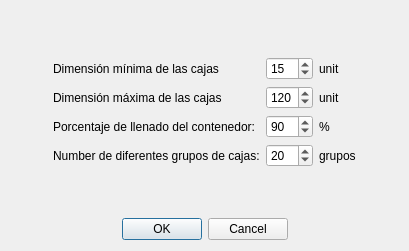
<?xml version="1.0" encoding="UTF-8"?>
<ui version="4.0">
 <class>DialogGenerateProblem</class>
 <widget class="QDialog" name="DialogGenerateProblem">
  <property name="geometry">
   <rect>
    <x>0</x>
    <y>0</y>
    <width>409</width>
    <height>251</height>
   </rect>
  </property>
  <property name="windowTitle">
   <string>Generar problema</string>
  </property>
  <layout class="QGridLayout" name="gridLayout_2">
   <item row="0" column="1">
    <spacer name="verticalSpacer_2">
     <property name="orientation">
      <enum>Qt::Vertical</enum>
     </property>
     <property name="sizeHint" stdset="0">
      <size>
       <width>20</width>
       <height>27</height>
      </size>
     </property>
    </spacer>
   </item>
   <item row="1" column="0">
    <spacer name="horizontalSpacer">
     <property name="orientation">
      <enum>Qt::Horizontal</enum>
     </property>
     <property name="sizeHint" stdset="0">
      <size>
       <width>24</width>
       <height>20</height>
      </size>
     </property>
    </spacer>
   </item>
   <item row="1" column="1">
    <layout class="QGridLayout" name="gridLayout">
     <item row="2" column="0">
      <widget class="QLabel" name="label_3">
       <property name="text">
        <string>Porcentaje de llenado del contenedor:</string>
       </property>
      </widget>
     </item>
     <item row="3" column="1">
      <widget class="QSpinBox" name="spinBoxDifferentTypes">
       <property name="value">
        <number>20</number>
       </property>
      </widget>
     </item>
     <item row="2" column="1">
      <widget class="QSpinBox" name="spinBoxFillPercentage">
       <property name="maximum">
        <number>100</number>
       </property>
       <property name="value">
        <number>90</number>
       </property>
      </widget>
     </item>
     <item row="1" column="0">
      <widget class="QLabel" name="label_2">
       <property name="text">
        <string>Dimensión máxima de las cajas</string>
       </property>
      </widget>
     </item>
     <item row="1" column="1">
      <widget class="QSpinBox" name="spinBoxMaximumDimension">
       <property name="maximum">
        <number>200</number>
       </property>
       <property name="value">
        <number>120</number>
       </property>
      </widget>
     </item>
     <item row="3" column="0">
      <widget class="QLabel" name="label_4">
       <property name="text">
        <string>Number de diferentes grupos de cajas:</string>
       </property>
      </widget>
     </item>
     <item row="0" column="1">
      <widget class="QSpinBox" name="spinBoxMinimumDimension">
       <property name="maximum">
        <number>200</number>
       </property>
       <property name="value">
        <number>15</number>
       </property>
      </widget>
     </item>
     <item row="0" column="0">
      <widget class="QLabel" name="label">
       <property name="text">
        <string>Dimensión mínima de las cajas</string>
       </property>
      </widget>
     </item>
     <item row="0" column="2">
      <widget class="QLabel" name="labelUnit1">
       <property name="text">
        <string>unit</string>
       </property>
      </widget>
     </item>
     <item row="1" column="2">
      <widget class="QLabel" name="labelUnit2">
       <property name="text">
        <string>unit</string>
       </property>
      </widget>
     </item>
     <item row="2" column="2">
      <widget class="QLabel" name="labelUnit3">
       <property name="text">
        <string>%</string>
       </property>
      </widget>
     </item>
     <item row="3" column="2">
      <widget class="QLabel" name="labelUnit4">
       <property name="text">
        <string>grupos</string>
       </property>
      </widget>
     </item>
    </layout>
   </item>
   <item row="1" column="2">
    <spacer name="horizontalSpacer_2">
     <property name="orientation">
      <enum>Qt::Horizontal</enum>
     </property>
     <property name="sizeHint" stdset="0">
      <size>
       <width>25</width>
       <height>20</height>
      </size>
     </property>
    </spacer>
   </item>
   <item row="2" column="1">
    <spacer name="verticalSpacer">
     <property name="orientation">
      <enum>Qt::Vertical</enum>
     </property>
     <property name="sizeHint" stdset="0">
      <size>
       <width>20</width>
       <height>27</height>
      </size>
     </property>
    </spacer>
   </item>
   <item row="3" column="1">
    <widget class="QDialogButtonBox" name="buttonBox">
     <property name="orientation">
      <enum>Qt::Horizontal</enum>
     </property>
     <property name="standardButtons">
      <set>QDialogButtonBox::Cancel|QDialogButtonBox::Ok</set>
     </property>
     <property name="centerButtons">
      <bool>true</bool>
     </property>
    </widget>
   </item>
  </layout>
 </widget>
 <resources/>
 <connections>
  <connection>
   <sender>buttonBox</sender>
   <signal>accepted()</signal>
   <receiver>DialogGenerateProblem</receiver>
   <slot>accept()</slot>
   <hints>
    <hint type="sourcelabel">
     <x>248</x>
     <y>254</y>
    </hint>
    <hint type="destinationlabel">
     <x>157</x>
     <y>274</y>
    </hint>
   </hints>
  </connection>
  <connection>
   <sender>buttonBox</sender>
   <signal>rejected()</signal>
   <receiver>DialogGenerateProblem</receiver>
   <slot>reject()</slot>
   <hints>
    <hint type="sourcelabel">
     <x>316</x>
     <y>260</y>
    </hint>
    <hint type="destinationlabel">
     <x>286</x>
     <y>274</y>
    </hint>
   </hints>
  </connection>
 </connections>
</ui>
